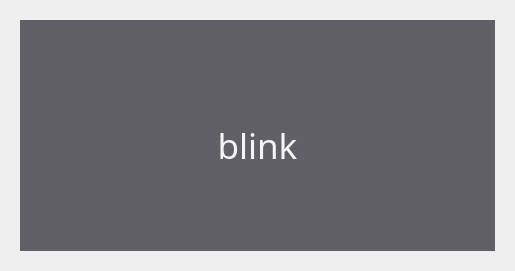
<?xml version="1.0" encoding="UTF-8"?>
<ui version="4.0">
 <class>Form</class>
 <widget class="QWidget" name="Form">
  <property name="geometry">
   <rect>
    <x>0</x>
    <y>0</y>
    <width>515</width>
    <height>271</height>
   </rect>
  </property>
  <property name="windowTitle">
   <string>Form</string>
  </property>
  <property name="styleSheet">
   <string notr="true">border: 0;</string>
  </property>
  <layout class="QGridLayout" name="gridLayout">
   <property name="leftMargin">
    <number>20</number>
   </property>
   <property name="topMargin">
    <number>20</number>
   </property>
   <property name="rightMargin">
    <number>20</number>
   </property>
   <property name="bottomMargin">
    <number>20</number>
   </property>
   <item row="0" column="0">
    <widget class="QFrame" name="frame">
     <property name="styleSheet">
      <string notr="true">background-color: rgba(56, 56, 64, 200);</string>
     </property>
     <property name="frameShape">
      <enum>QFrame::StyledPanel</enum>
     </property>
     <property name="frameShadow">
      <enum>QFrame::Raised</enum>
     </property>
     <layout class="QVBoxLayout" name="verticalLayout">
      <item>
       <widget class="QPushButton" name="blink_button">
        <property name="styleSheet">
         <string notr="true">background-color: transparent;</string>
        </property>
        <property name="text">
         <string/>
        </property>
        <property name="icon">
         <iconset resource="resources/icons.qrc">
          <normaloff>:/icons/eye_closed_green.png</normaloff>
          <normalon>:/icons/eye_open_green.png</normalon>:/icons/eye_closed_green.png</iconset>
        </property>
        <property name="iconSize">
         <size>
          <width>160</width>
          <height>160</height>
         </size>
        </property>
        <property name="checkable">
         <bool>true</bool>
        </property>
        <property name="checked">
         <bool>true</bool>
        </property>
       </widget>
      </item>
      <item>
       <widget class="QLabel" name="label_2">
        <property name="font">
         <font>
          <family>Ebrima</family>
          <pointsize>26</pointsize>
          <weight>50</weight>
          <bold>false</bold>
         </font>
        </property>
        <property name="styleSheet">
         <string notr="true">color:rgb(245, 245, 245); background-color: transparent;</string>
        </property>
        <property name="text">
         <string>blink</string>
        </property>
        <property name="alignment">
         <set>Qt::AlignCenter</set>
        </property>
       </widget>
      </item>
     </layout>
    </widget>
   </item>
  </layout>
 </widget>
 <resources>
  <include location="resources/icons.qrc"/>
 </resources>
 <connections/>
</ui>
